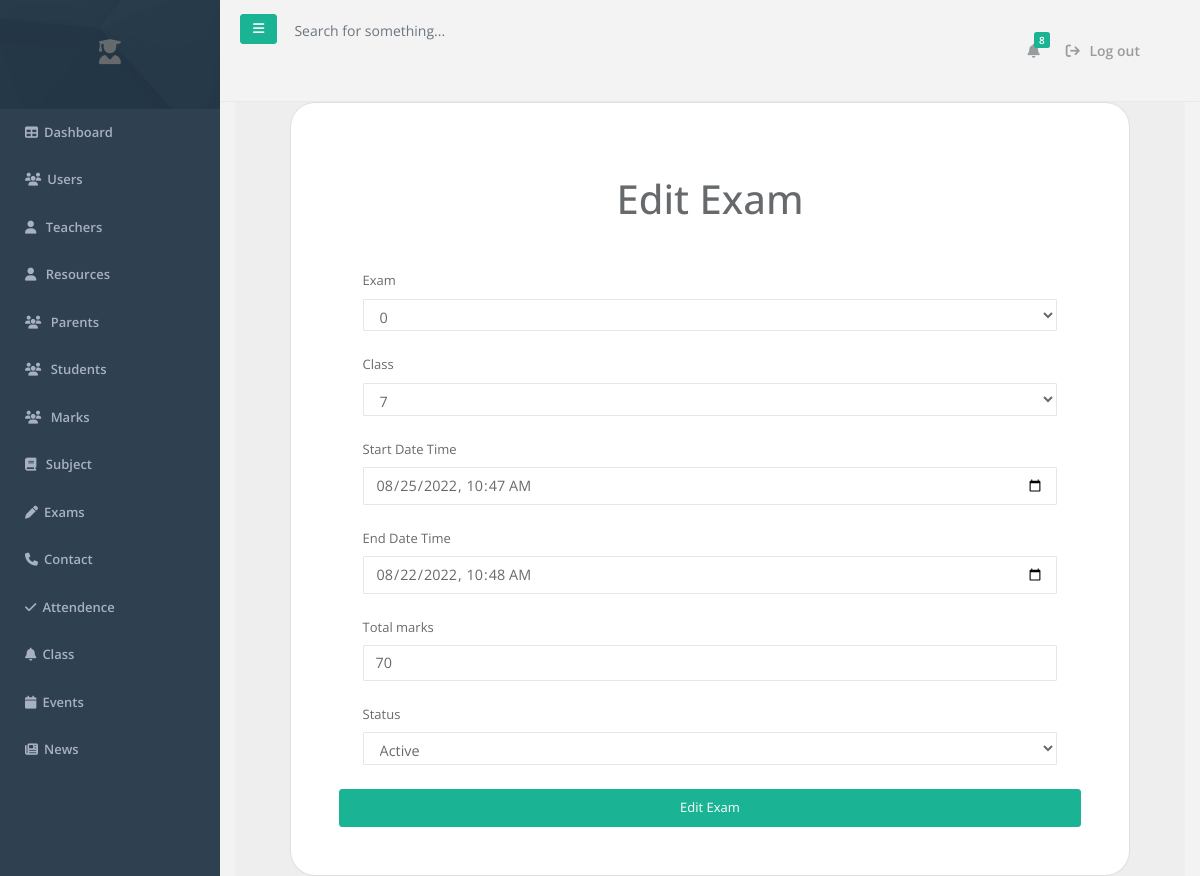
Screenshot of /dashboard/exams_student/edit.php?id=1 with the database file from the repository.
### tables this page shows
CREATE TABLE `student_exams` (
  `id` int(11) NOT NULL,
  `exam_id` varchar(50) NOT NULL,
  `class_id` varchar(50) NOT NULL,
  `start_datetime` datetime NOT NULL,
  `end_datetime` datetime NOT NULL,
  `status` varchar(20) NOT NULL DEFAULT 'Active',
  `marks` float NOT NULL
);

### dashboard/exams_student/edit.php (the view, shortened to what this page needs)
<?php
include "../sidebar_header.php";
include "../database.php";
    if(isset($_GET['id'])){
      $link = $db->query("select *from student_exams where `id` =" . $_GET['id']);
      $data = $link->fetch_assoc();
    }else{
      echo "something went wrong";
    }
?>
<section class="vh-100" style="background-color: #eee;">
  <div class="container h-100">
    <div class="row d-flex justify-content-center align-items-center h-100">
      <div class="col-lg-12 col-xl-11">
        <div class="card text-black" style="border-radius: 25px;">
          <div class="card-body p-md-5">
            <p class="text-center h1 fw-bold mb-5 mx-1 mx-md-4 mt-4">Edit Exam</p>
            <div class="row justify-content-center">
              <div class="col-md-12 col-lg-12 col-xl-12 order-2 ">
                <form class="mx-1 mx-md-4" action="" method="post" >
                  <div class="d-flex flex-row align-items-center mb-4">
                    <div class="form-outline flex-fill mb-0">
                      <label class="form-label" for="form3Example3c">Exam</label>
                      <select name="exam_id"  class="form-control" >
                      <option value="<?php  echo $data['exam_id']  ?>"><?php  echo $data['exam_id']  ?></option>
                      </select>
                    </div>
                  </div>
                  <div class="d-flex flex-row align-items-center mb-4">
                      <div class="form-outline flex-fill mb-0">
                        <label class="form-label" for="form3Example3c"> Class</label>
                        <select name="class_id"  class="form-control" >
                        <option value="<?php  echo $data['class_id']  ?>"><?php  echo $data['class_id']  ?></option>
                      </select>
                    </div>
                  </div>
                  <div class="d-flex flex-row align-items-center mb-4">
                    <div class="form-outline flex-fill mb-0">
                      <label class="form-label" for="form3Example3c">Start Date Time</label>
                        <input type="datetime-local" value="<?php echo $data['start_datetime'];?>" name="start_datetime" class="form-control">
                    </div>
                  </div>
                  <div class="d-flex flex-row align-items-center mb-4">
                    <div class="form-outline flex-fill mb-0">
                      <label class="form-label"  for="form3Example3c">End Date Time</label>
                      <input type="datetime-local" value="<?php echo $data['end_datetime'];?>" name="end_datetime" class="form-control">
                    </div>
                  </div>
                  <div class="d-flex flex-row align-items-center mb-4">
                    <div class="form-outline flex-fill mb-0">
                      <label class="form-label" for="form3Example3c">Total marks</label>
                      <input type="text" value="<?php echo $data['marks'];?>" name="marks" class="form-control">
                    </div>
                  </div>
                  <div class="d-flex flex-row align-items-center mb-4">
                      <div class="form-outline flex-fill mb-0">
                        <label class="form-label" for="form3Example3c"> Status</label>
                        <select name="status"  class="form-control" >
                        <option value="<?php  echo $data['status']  ?>"><?php  echo $data['status']  ?></option>
                      </select>
                    </div>
                  </div>
                  </div>
              </div>
              <input type="submit" name="examedit" value="Edit Exam" class="btn btn-primary  btn-lg btn-block" />
            </div>
          </div>
    </div>
</div>
</div>
</div>
  </div>

### rows the page displays
student_exams: exam_id "0", class_id "7", start_datetime "08/25/2022 10:47", end_datetime "08/22/2022 10:48", marks "70", status "Active"
